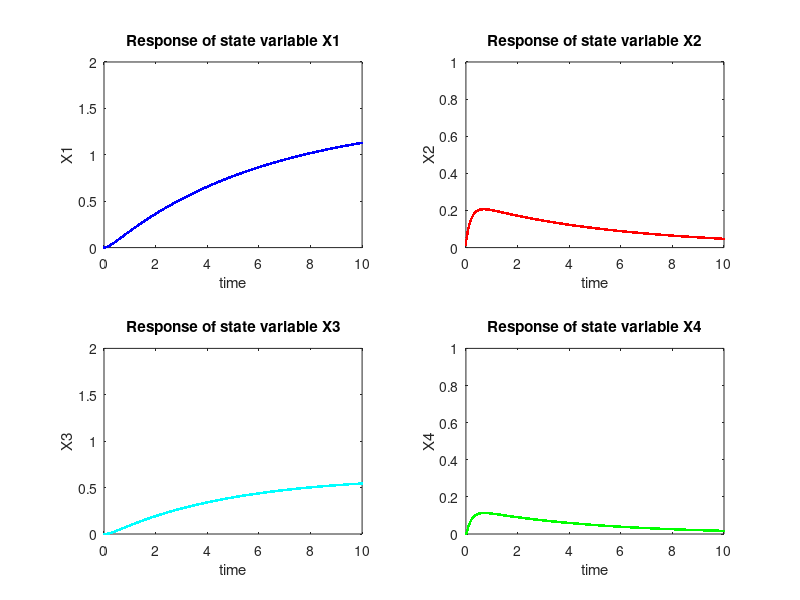

Write MATLAB code to recreate this figure.
% eDrives Embed 
% Simulation program for state space model (mechanical system)
clear all
t=0; % Initial time
dt=0.01; % step size
ts=10.0; % Simulation time
n=round( (ts-t)/dt); % number of iterations
%system parameters
k1=6;
k2=8;
m1=3;
m2=4;

d1=50;
d2=40;
A=[0 1 0 0; -k1/m1 -d1/m1 k1/m1 d1/m1; 0 0 0 1; k1/m2 d1/m2 -(k1+k2)/m2 -(d1+d2)/m2];

B=[0; 1/m1; 0; 0];
C=[0 1];
D=[0 0];
X=[0 0 0 0]';
u=5;
for i=1:n;
dx=A*X+B*u;
X=X+dx*dt;
X1(i,:)=[t,X'];
t=t+dt;
end
subplot(2,2,1)
plot(X1(:,1),X1(:,2),'b.')
axis([0 10 0 2])
xlabel('time')
ylabel('X1')
title('Response of state variable X1')
subplot(2,2,2)
plot(X1(:,1),X1(:,3),'r.')
axis([0 10 0 1])
xlabel('time')
ylabel('X2')
title('Response of state variable X2')

subplot(2,2,3)
plot(X1(:,1),X1(:,4),'c.')
axis([0 10 0 2])
xlabel('time')
ylabel('X3')
title('Response of state variable X3')
subplot(2,2,4)
plot(X1(:,1),X1(:,5),'g.')
axis([0 10 0 1])
xlabel('time')
ylabel('X4')
title('Response of state variable X4')